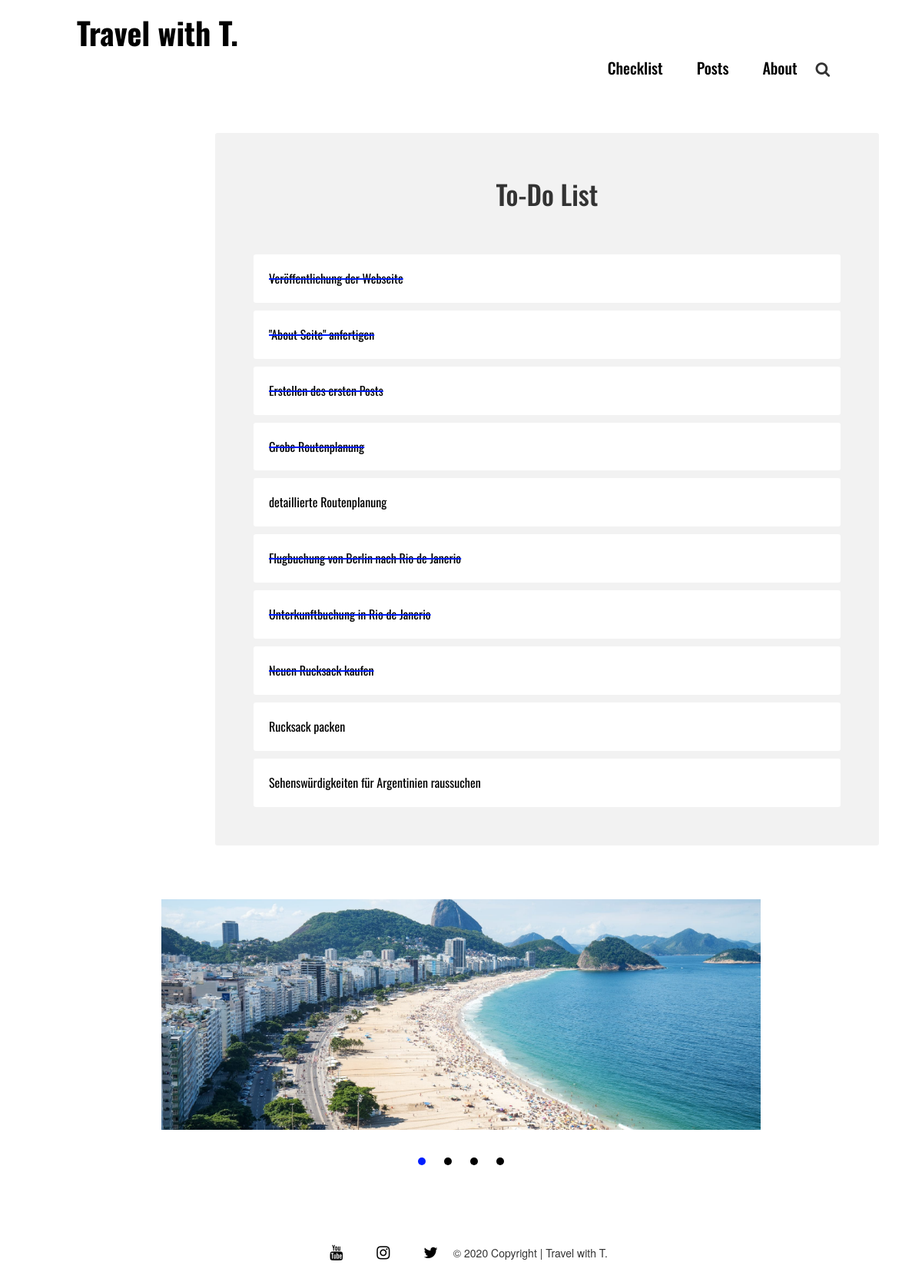
The app's page /checklist.html, older data.
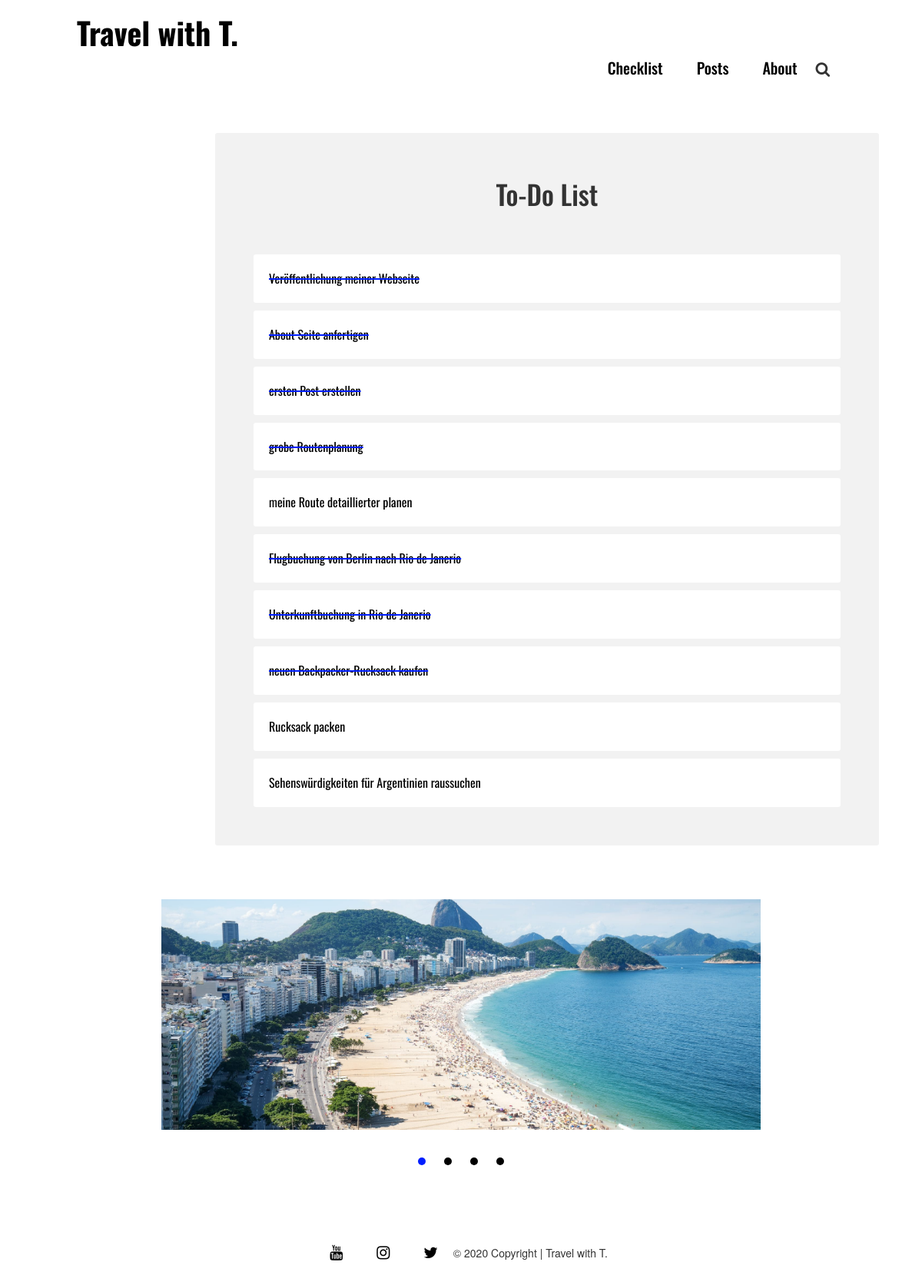
The same page, newer data.
### blog/models.py (models this page shows)
class Task(models.Model):
    todo = models.CharField(max_length=200)
    done= models.BooleanField(default=False)
    created = models.DateTimeField(auto_now_add=True)
    def __str__(self):
        return self.todo

### blog/views.py (the view)
# urls.py: path('checklist.html',views.todolist, name='checklist'),
def todolist(request):
    tasks = Task.objects.all()
    form = TaskForm()
    if request.method =='POST':
        form = TaskForm(request.POST)
        if form.is_valid():
            form.save()
        return redirect('checklist')
    context = {'tasks':tasks, 'form': form}
    return render(request, 'blog/checklist.html', context)

### blog/templates/blog/checklist.html (shortened to what this page needs)
{% extends 'blog/base.html' %}
{% block content %}
<div class="center-column">
<h3> To-Do List</h3>
<br>
<br>
  {% for task in tasks %}
   <div class="item-row">
     {% if task.done == True %}
     <span class=line>{{task}}</span>
     {% else %}
     <span>{{task}}</span>
     {% endif %}
   </div>
  {% endfor %}
</div>
{% endblock %}

Row changes from the older to the newer data that the page shows:
changed Task: todo "Veröffentlichung der Webseite" → "Veröffentlichung meiner Webseite"
changed Task: todo "\"About Seite\" anfertigen" → "About Seite anfertigen"
changed Task: todo "Erstellen des ersten Posts" → "ersten Post erstellen"
changed Task: todo "Grobe Routenplanung" → "grobe Routenplanung"
changed Task: todo "detaillierte Routenplanung" → "meine Route detaillierter planen"
changed Task: todo "Neuen Rucksack kaufen" → "neuen Backpacker-Rucksack kaufen"
